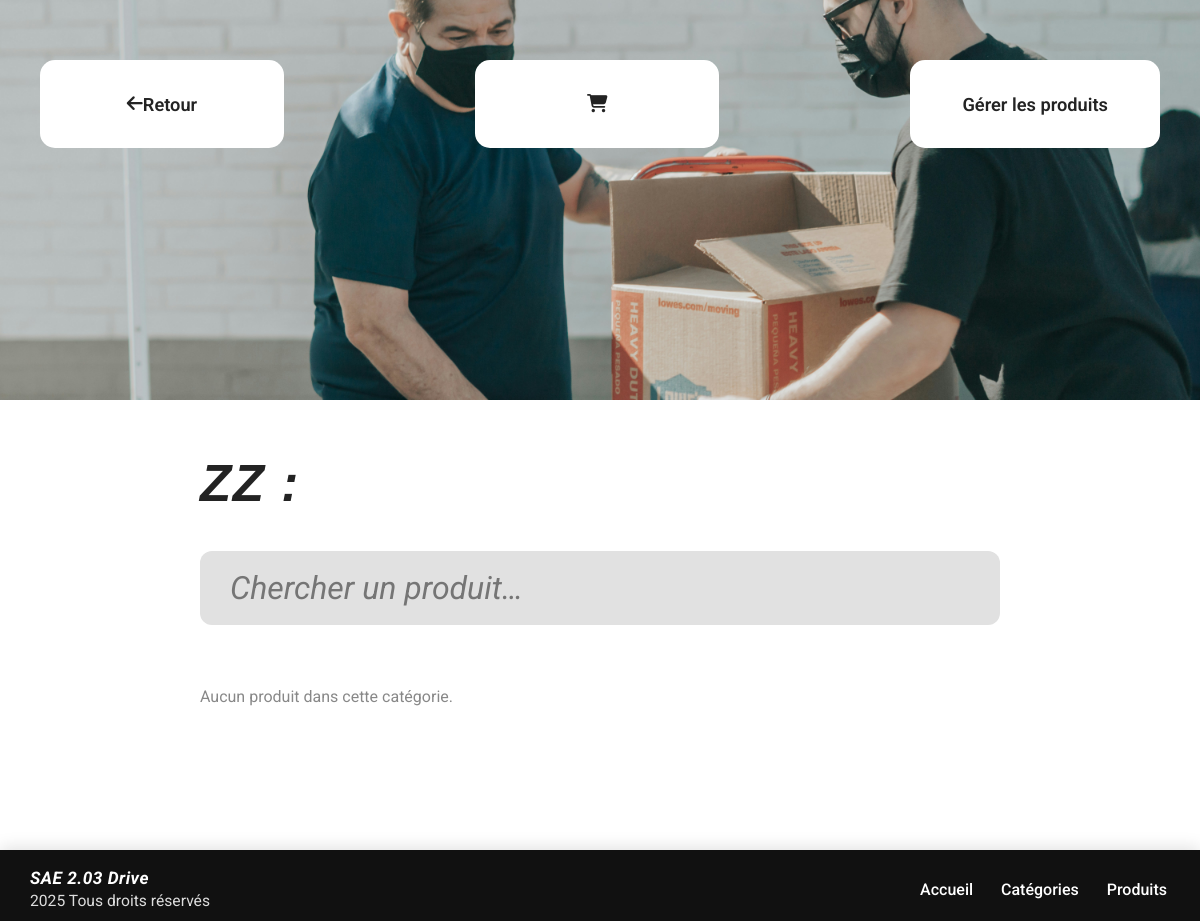
Screenshot of /categories/2/ with the database file from the repository.
### app1/models.py (models this page shows, shortened)
class Categorie(models.Model):
    nom = models.CharField(max_length=100, unique=True)
    descriptif = models.TextField(blank=True)
    image = models.ImageField(upload_to='categories/')

### app1/views.py (the view, shortened to what this page needs)
# urls.py: path('categories/<int:pk>/', views.categorie_detail, name='categorie-detail'),
def categorie_detail(request, pk):
    try:
        categorie = Categorie.objects.get(pk=pk)
    except Categorie.DoesNotExist:
        return redirect('categorie-manage')
    produits = Produit.objects.filter(categorie=categorie)
    panier = request.session.get('panier', {})
    panier_items = []
    total = 0
    q = request.GET.get('q')
    if q:
        produits = produits.filter(nom__icontains=q)
    return render(request, 'app1/categorie_detail.html', {
        'categorie': categorie,
        'produits': produits,
        'panier_items': panier_items,
        'total_panier': total,
    })

### app1/templates/app1/categorie_detail.html (shortened to what this page needs)
{% extends "app1/gabarit.html" %}
{% load static %}
{% block extra_head %}
  <link rel="stylesheet" href="{% static 'app1/categorie_detail.css' %}">
{% endblock %}
{% block content %}
  <div class="hero-banner" style="background-image: url('{{ categorie.image.url }}');">
    <div class="hero-banner-actions">
      <a href="{% url 'categorie-grid' %}" class="banner-btn">
        <i class="fa fa-arrow-left"></i> Retour
      </a>
      <a href="{% url 'panier' %}" class="banner-btn" title="Voir le panier">
        <i class="fa-solid fa-cart-shopping"></i>
      </a>
      <a href="{% url 'produit-manage' %}?categorie={{ categorie.id }}" class="banner-btn">
        Gérer les produits
      </a>
    </div>
  </div>
  <div class="main-container">
    <div class="main-title"><span>{{ categorie.nom|upper }} :</span></div>
    <form class="search-bar" method="get" autocomplete="off">
      <input type="text" name="q" placeholder="Chercher un produit…" value="{{ request.GET.q|default:'' }}">
    </form>
    <div class="cards-grid">
      {% for produit in produits %}
        <div class="card">
          <img class="card-img"
               src="{% if produit.photo %}{{ produit.photo.url }}{% else %}{% static 'app1/img/default_product.jpg' %}{% endif %}"
               alt="{{ produit.nom }}" />
          <div class="card-content">
            <span class="card-title">{{ produit.nom }}</span>
            {% if produit.marque %}
              <span class="card-marque">Marque&nbsp;: {{ produit.marque }}</span>
            {% else %}
              <span class="card-marque">Marque&nbsp;: <span style="color:#bbb;font-style:italic;">Non précisée</span></span>
            {% endif %}
            <span class="card-date">Périme le {{ produit.date_peremption }}</span>
            <span class="card-price-label">{{ produit.prix }} €</span>
          </div>
          <div class="card-action">
            <form method="post" style="display:inline">
              {% csrf_token %}
              <input type="hidden" name="produit_id" value="{{ produit.id }}">
              <button type="submit" class="card-btn-ajouter">Ajouter</button>
            </form>
          </div>
        </div>
      {% empty %}
        <p style="color:#888;">Aucun produit dans cette catégorie.</p>
      {% endfor %}
    </div>
  </div>
{% endblock %}

### app1/static/app1/footer.css (style rules this page uses)
html, body { height: 100%; min-height: 100vh; margin: 0; padding: 0; font-family: 'Roboto', Arial, sans-serif; box-sizing: border-box; }
body { display: flex; flex-direction: column; min-height: 100vh; }

### app1/static/app1/categorie_detail.css (style rules this page uses)
:root { --green: #71cc71; --green-hover: #62b962; --gray-card: #dddddd; --main-side-padding: 200px; --banner-height: 400px; --card-radius: 13px; --search-radius: 10px; --btn-radius: 13px; --card-min-width: 230px; --card-max-width: 265px; --green-gradient: linear-gradient(135deg, #14603a 0%, #168d54 100%); --green-gradient-hover: linear-gradient(135deg, #136338 12%, #23b771 90%); }
body { margin: 0; padding: 0; background: #fff; font-family: 'Roboto', Arial, sans-serif; color: #232323; }
.hero-banner { width: 100vw; height: var(--banner-height); min-height: var(--banner-height); background: url('https://images.unsplash.com/photo-1664382953403-fc1ac77073a0?q=80&w=3872&auto=format&fit=crop&ixlib=rb-4.1.0&ixid=M3wxMjA3fDB8MHxwaG90by1wYWdlfHx8fGVufDB8fHx8fA%3D%3D') center/cover no-repeat; position: relative; }
.hero-banner-actions { position: absolute; top: 60px; left: 40px; right: 40px; display: flex; justify-content: space-between; align-items: center; gap: 18px; z-index: 30; }
.banner-btn { display: inline-flex; align-items: center; justify-content: center; background: #fff; color: #232323; padding: 17px 52px; font-size: 1.14rem; min-width: 140px; height: 54px; font-weight: 600; border-radius: 15px; display: inline-flex; justify-content: center; align-items: center; outline: none; text-decoration: none; }
.main-container { padding-left: var(--main-side-padding); padding-right: var(--main-side-padding); padding-top: 54px; box-sizing: border-box; }
.main-title { font-family: Arial, Helvetica, sans-serif; font-style: italic; font-weight: bold; font-size: 3.2rem; margin: 0 0 38px 0; letter-spacing: 1.5px; }
.search-bar { width: 100%; margin-bottom: 35px; }
.search-bar { width: 100%; margin-bottom: 46px; }
.search-bar input { width: 100%; border-radius: 12px; outline: none; border: none; background: #e1e1e1; font-size: 2rem; font-style: italic; font-family: 'Roboto', Arial, sans-serif; padding: 18px 30px; color: #333; margin: 0; box-sizing: border-box; transition: box-shadow .15s; }
.cards-grid { width: 100%; display: flex; flex-wrap: wrap; gap: 22px 22px; justify-content: space-between; margin-top: 18px; margin-bottom: 80px; }

### rows the page displays
Categorie: image (picture), nom "ZZ"
